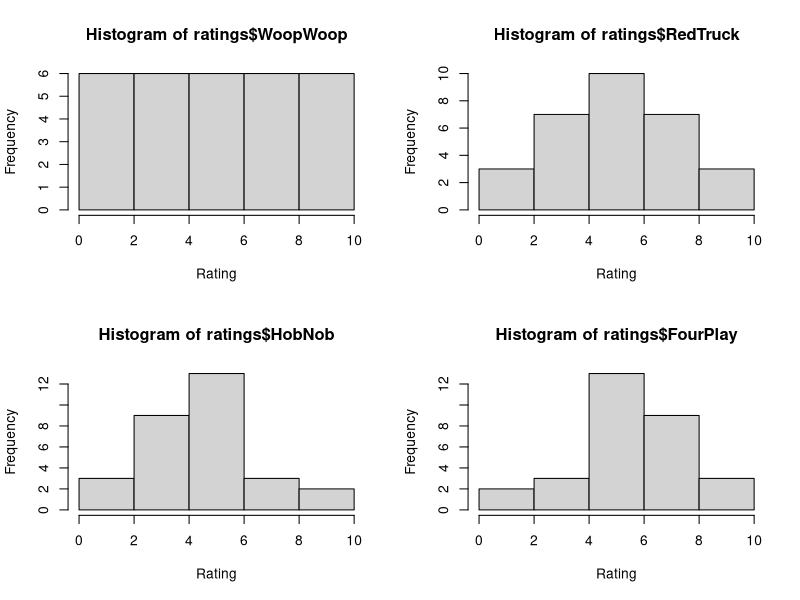

R code for this plot:
#Statistics One, Lecture 3, example script
#Read data, plot histograms, get descriptives

library(psych)

ratings<-read.table('stats1_ex01.txt',header =T)
class(ratings)
names(ratings)

colnames(ratings)<- c("RedTruck","WoopWoop","HobNob","FourPlay")

layout(matrix(c(1,2,3,4),2,2,byrow=TRUE))
hist(ratings$WoopWoop,xlab='Rating')
hist(ratings$RedTruck,xlab='Rating')
hist(ratings$HobNob,xlab='Rating')
hist(ratings$FourPlay,xlab='Rating')

#we had to load the package "psych" by using library(psych)

describe(ratings)



